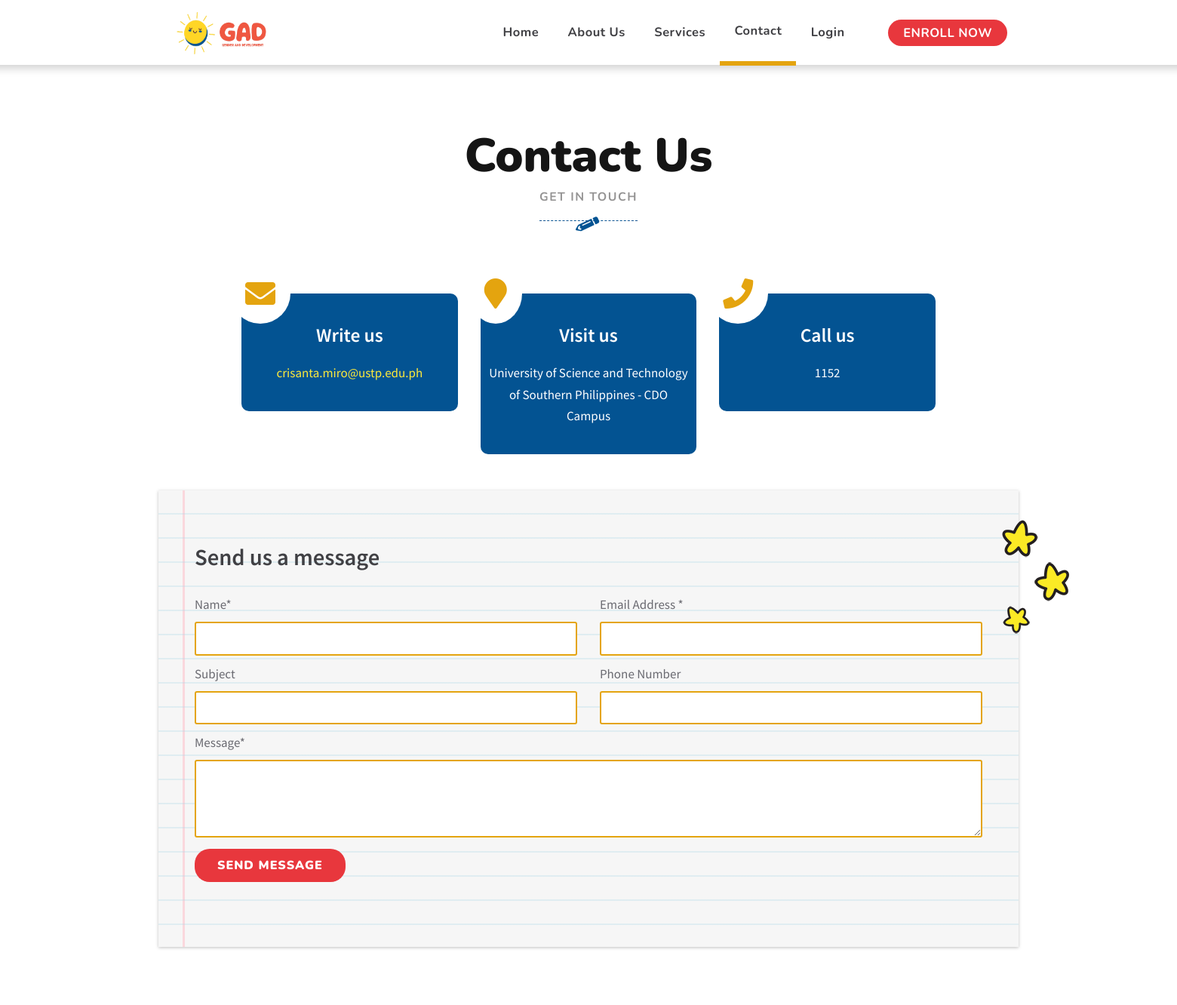
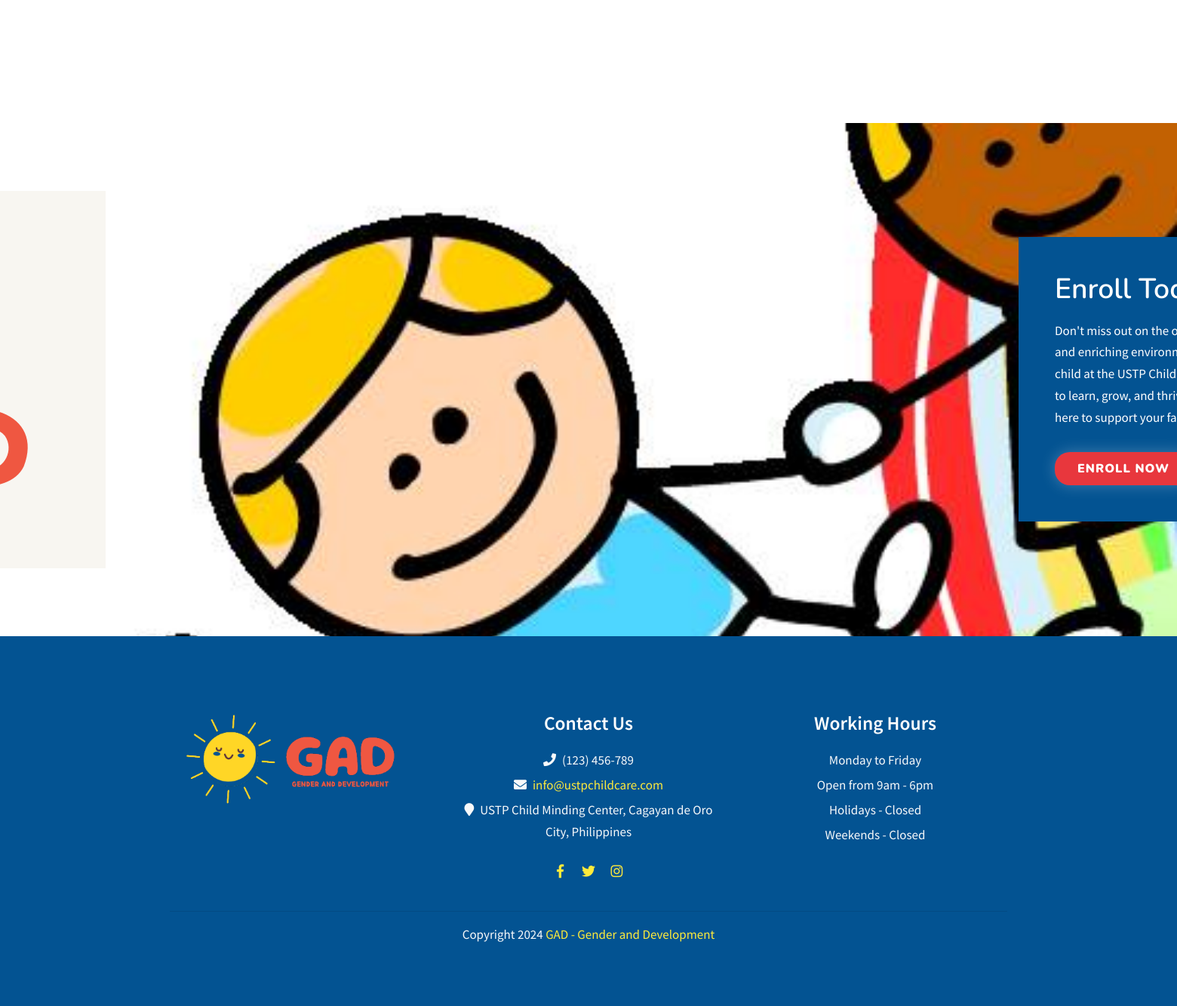
The page /contact.php on the database its author committed (2 pictures, top to bottom).
### tables this page shows
CREATE TABLE `teacher` (
  `teacher_id` int(11) NOT NULL,
  `user_id` int(11) DEFAULT NULL,
  `fullname` varchar(100) DEFAULT NULL,
  `date_of_birth` date DEFAULT NULL,
  `place_of_birth` varchar(100) DEFAULT NULL,
  `civil_status` varchar(20) DEFAULT NULL,
  `gender` varchar(10) DEFAULT NULL,
  `address` varchar(255) DEFAULT NULL,
  `contact` varchar(15) DEFAULT NULL,
  `email_address` varchar(100) DEFAULT NULL
);

### components/contactus.php (the view, shortened to what this page needs)
<?php
include 'db_conn.php';
$teacherquery = "SELECT * FROM teacher LIMIT 1";
$teacherresult = $conn->query($teacherquery);
if ($teacherresult->num_rows > 0) {
    $row = $teacherresult->fetch_assoc();
    $address = $row['address'];
    $contact = $row['contact'];
    $email_address = $row['email_address'];
}
?>
<section id="contact-home" class="container">
            <div class="row">
               <div class="col-lg-10 offset-lg-1 text-center">
                  <div class="section-heading text-center">
                     <h2>Contact Us</h2>
                     <p class="subtitle">Get in Touch</p>
                  </div>
                 <div class="contact-info res-margin">
    <div class="row res-margin">
        <div class="col-lg-4">
            <div class="contact-icon bg-secondary text-light">
                <i class="fa fa-envelope top-icon"></i>
                <div class="contact-icon-info">
                    <h5>Write us</h5>
                    <p><a href="mailto:<?php echo $email_address; ?>"><?php echo $email_address; ?></a></p>
                </div>
            </div>
        </div>
        <div class="col-lg-4 res-margin">
            <div class="contact-icon bg-secondary text-light">
                <i class="fa fa-map-marker top-icon"></i>
                <div class="contact-icon-info">
                    <h5>Visit us</h5>
                    <p><?php echo $address; ?></p>
                </div>
            </div>
        </div>
        <div class="col-lg-4 res-margin">
            <div class="contact-icon bg-secondary text-light">
                <i class="fa fa-phone top-icon"></i>
                <div class="contact-icon-info">
                    <h5>Call us</h5>
                    <p><?php echo $contact; ?></p>
                </div>
            </div>
        </div>
    </div>
</div>
               </div>
               <div class="col-lg-12 mt-5 block-padding force notepad pl-5 pr-5" >
                  <div class="row">
                     <div class="col-lg-12">
                        <h4>Send us a message</h4>
                        <form id="contact_form" style="width: 100%;">
                           <div class="form-group">
                              <div class="row">
                                 <div class="col-md-6">
                                    <label>Name<span class="required">*</span></label>
                                    <input type="text" name="name" class="form-control input-field" required="">
                                 </div>
                                 <div class="col-md-6">
                                    <label>Email Address <span class="required">*</span></label>
                                    <input type="email" name="email" class="form-control input-field" required="">
                                 </div>
                              </div>
                              <div class="row">
                                 <div class="col-md-6">
                                    <label>Subject</label>
                                    <input type="text" name="subject" class="form-control input-field">
                                 </div>
                                  <div class="col-md-6">
                                    <label>Phone Number</label>
                                    <input type="text" name="phonenumber" class="form-control input-field" id="phoneNumber" >
                                 </div>
                                 <div class="col-md-12">
                                    <label>Message<span class="required">*</span></label>
                                    <textarea name="message" id="message" class="textarea-field form-control" rows="3"  required=""></textarea>
                                 </div>
                              </div>
                              <button type="submit" id="submit_btn" value="Submit" class="btn btn-tertiary">Send message</button>
                           </div>
                        </form>
                     </div>
                  </div>
               </div>
            </div>
         </section>

### css/style.css (style rules this page uses)
body { font-family: 'Source Sans pro', sans-serif; color: #6A6A71; font-size: 17px; line-height: 1.7; overflow-x: hidden; }
p { font-size: 17px; line-height: 1.7; font-weight: 400; }
h2 { color: #151515; font-size: 2.8em; font-weight: 800; font-family: Nunito; line-height: 1.0; }
h4 { color: #404044; font-size: 1.8em; margin-bottom: 20px; font-weight: 600; }
h5 { color: #414242; font-size: 1.5em; font-weight: 600; margin-bottom: 20px; }
.subtitle:after { z-index: 0; content: "\f303"; font-family: "Font Awesome 5 Free"; font-weight: 900; font-size: 26px; transform: rotate(20deg); display: block; }
.subtitle, p.subtitle { display: inline; font-size: .93em; letter-spacing: 1.5px; font-weight: 700; text-transform: uppercase; margin-bottom: 0px; border-bottom: 1px dashed; padding-bottom: 20px; font-family: Nunito; color: #949393; }
a { transition: color .2s ease-in-out; }
.contact-icon { text-align: center; border-radius: 10px; padding: 40px 10px 20px 10px; }
.contact-icon .top-icon { transition: all .3s ease-out; font-size: 40px; top: -40px; color: #fff; position: absolute; right: 0; left: 0; background: #fff; border-radius: 50%; padding: 20px; display: inline-table; width: 60px; }
.text-light p, .text-light h1, .text-light h2, .text-light h3, .text-light h4, .text-light h5, .text-light h6 { color: #fff!important; }
.btn { transition: all .2s ease-in-out; color: #fff!important; border: 0px; font-size: 1.rem; padding: 10px 30px; outline: none; letter-spacing: 1px; font-family: 'Nunito', sans-serif; border-radius: 20px; text-transform: uppercase; margin-top: 15px; white-space: normal; font-weight: 900; box-shadow: 0px 0px 20px rgba(255, 255, 255, 0.25); }
.form-control { transition: all 0.3s ease-in-out; border: 0; border: 2px solid; transition: border-color .15s ease-in-out, box-shadow .15s ease-in-out; border-radius: 3px; line-height: 1.8; }
label { margin-top: 10px; }
section { padding-top: 90px; padding-bottom: 90px; }
.section-heading { margin-bottom: 70px; }
.section-heading h2 { font-size: 62px; font-weight: 900; }
.notepad { background: #f6f6f6; box-shadow: 0 1px 4px hsla(0, 0%, 0%, .25); position: relative; background-image: repeating-linear-gradient(to bottom, transparent 0, transparent 30px, rgba(173, 216, 230, 0.31) 30px, rgba(173, 216, 230, 0.31) 32px), linear-gradient(to right, transparent 0, transparent 2rem, rgba(255, 182, 193, 0.48) 2rem, rgba(255, 182, 193, 0.48) 2.2rem, transparent 2.2rem); padding: 30px 20px 30px 40px; }
.block-padding { padding-top: 70px; padding-bottom: 70px; }
.block-padding:last-child { padding-bottom: 0px; }
.block-padding:last-child.force { padding-bottom: 70px; }

### rows shown on the page
teacher: email_address "crisanta.miro@ustp.edu.ph", address "University of Science and Technology of Southern Philippines - CDO Campus", contact "1152"
